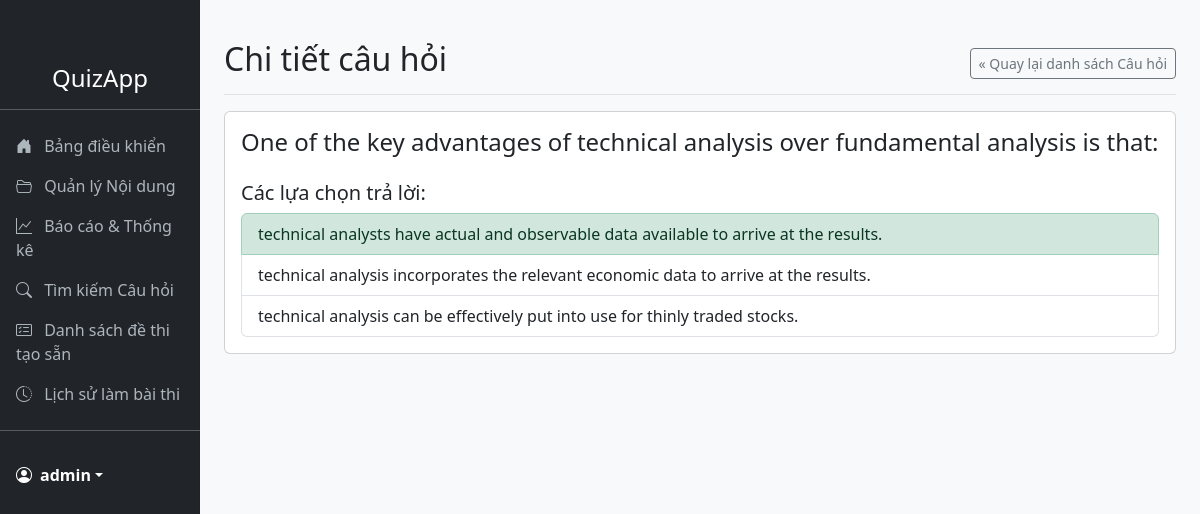
Screenshot of /question/376/ (signed in) with the database file from the repository.
### quiz_app/models.py (models this page shows, shortened)
class Question(models.Model):
    topic = models.ForeignKey(Topic, on_delete=models.CASCADE, related_name='questions')
    question_text = models.TextField()
    question_image = models.ImageField(upload_to='question_images/', blank=True, null=True)
    QUESTION_TYPE_CHOICES = [
        ('single_choice', 'Một lựa chọn'),
        ('multiple_choice', 'Nhiều lựa chọn'),
    ]
    question_type = models.CharField(max_length=20, choices=QUESTION_TYPE_CHOICES, default='single_choice')
    class Meta:
        verbose_name = "Câu hỏi"
        verbose_name_plural = "Câu hỏi"

class Answer(models.Model):
    question = models.ForeignKey(Question, on_delete=models.CASCADE, related_name='answers')
    answer_text = models.TextField()
    answer_image = models.ImageField(upload_to='answer_images/', blank=True, null=True)
    is_correct = models.BooleanField(default=False)
    class Meta:
        verbose_name = "Đáp án"
        verbose_name_plural = "Đáp án"

### quiz_app/views.py (the view)
@login_required
def question_detail(request, question_id):
    question = get_object_or_404(Question, id=question_id, topic__user=request.user)
    context = {"question": question}
    return render(request, "quiz_app/question_detail.html", context)

### quiz_app/templates/quiz_app/question_detail.html (shortened to what this page needs)
{% extends 'quiz_app/base.html' %}
{% block content %}
    <div class="d-flex justify-content-between flex-wrap flex-md-nowrap align-items-center pt-3 pb-2 mb-3 border-bottom">
        <h1 class="h2">Chi tiết câu hỏi</h1>
        <div class="btn-toolbar mb-2 mb-md-0">
            <a href="{% url 'question_list_in_topic' question.topic.id %}" class="btn btn-sm btn-outline-secondary">
                &laquo; Quay lại danh sách Câu hỏi
            </a>
        </div>
    </div>
    <div class="card">
        <div class="card-body">
            <h4 class="card-title">{{ question.question_text }}</h4>
            <h5 class="mt-4">Các lựa chọn trả lời:</h5>
            <ul class="list-group">
                {% for answer in question.answers.all %}
                    <li class="list-group-item {% if answer.is_correct %}list-group-item-success{% endif %}">
                        {{ answer.answer_text }}
                    </li>
                {% endfor %}
            </ul>
        </div>
    </div>
{% endblock %}

### quiz_app/templates/quiz_app/base.html (shortened to what this page needs)
<!DOCTYPE html>
<html lang="vi">
<head>
    <link href="https://cdn.jsdelivr.net/npm/bootstrap@5.3.3/dist/css/bootstrap.min.css" rel="stylesheet">
    <link rel="stylesheet" href="https://cdn.jsdelivr.net/npm/bootstrap-icons@1.11.3/font/bootstrap-icons.min.css">
</head>
<body>
<div class="container-fluid">
    <div class="row">
        <nav id="sidebarMenu" class="col-md-3 col-lg-2 d-md-block bg-dark sidebar collapse">
            <div class="position-sticky pt-3">
                <h2 class="text-white text-center d-none d-md-block" style="font-size: 1.5rem;">QuizApp</h2>
                <hr class="text-white d-none d-md-block">
                <ul class="nav nav-pills flex-column mb-auto">
                    <li class="nav-item">
                        <a href="{% url 'dashboard' %}" class="nav-link">
                            <i class="bi bi-house-door-fill"></i> Bảng điều khiển
                        </a>
                    </li>
                    {% if perms.quiz_app.view_question %}
                    <li class="nav-item">
                        <a href="{% url 'topic_group_list' %}" class="nav-link">
                            <i class="bi bi-folder2-open"></i> Quản lý Nội dung
                        </a>
                    </li>
                    <li class="nav-item">
                        <a href="{% url 'quiz_report_list' %}" class="nav-link">
                            <i class="bi bi-graph-up"></i> Báo cáo & Thống kê
                        </a>
                    </li>
                    <li class="nav-item">
                        <a href="{% url 'question_search' %}" class="nav-link">
                            <i class="bi bi-search"></i> Tìm kiếm Câu hỏi
                        </a>
                    </li>
                    {% endif %}
                    <li>
                        <a href="{% url 'quiz_list' %}" class="nav-link">
                           <i class="bi bi-card-checklist"></i> Danh sách đề thi tạo sẵn
                        </a>
                    </li>
                    <li>
                        <a href="{% url 'history_list' %}" class="nav-link">
                           <i class="bi bi-clock-history"></i> Lịch sử làm bài thi
                        </a>
                    </li>
                </ul>
                <hr class="text-white">
                <div class="dropdown p-3">
                    {% if user.is_authenticated %}
                        <a href="#" class="d-flex align-items-center text-white text-decoration-none dropdown-toggle" data-bs-toggle="dropdown" aria-expanded="false">
                            <i class="bi bi-person-circle me-2"></i>
                            <strong>{{ user.username }}</strong>
                        </a>
                    {% else %}
                        <a href="{% url 'login' %}" class="d-flex align-items-center text-white text-decoration-none">
                            <i class="bi bi-box-arrow-in-right me-2"></i>
                            <strong>Đăng nhập</strong>
                        </a>
                    {% endif %}
                </div>
            </div>
        </nav>
        <main class="col-md-9 ms-sm-auto col-lg-10 px-md-4">
            <div class="py-4">
                {% block content %}
                {% endblock %}
            </div>
        </main>
    </div>
</div>
</body>
</html>

### quiz_app/templates/quiz_app/base.html (style rules this page uses)
body { background-color: #f8f9fa; }
.sidebar { position: fixed; top: 0; bottom: 0; left: 0; z-index: 100; padding: 48px 0 0; box-shadow: inset -1px 0 0 rgba(0, 0, 0, .1); }
.nav-link { color: #adb5bd; }
.nav-link .bi { margin-right: 8px; }

### rows the page displays
Question: question_text "One of the key advantages of technical analysis over fundamental analysis is that:"
Answer: answer_text "technical analysts have actual and observable data available to arrive at the results."
Answer: answer_text "technical analysis incorporates the relevant economic data to arrive at the results."
Answer: answer_text "technical analysis can be effectively put into use for thinly traded stocks."

### other values shown
{{ user.username }} "admin"
